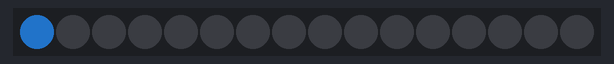
Simulated run of this sketch. Board: ESP32. On the bench: 16 RGB LEDs in strip order, left to right. Dim RGB values are drawn brighter than linear; random numbers use the default seed unless the sketch sets one.

Above: at 0.07 s.
At 4.9 s:
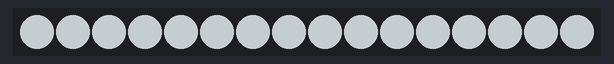
At 11.37 s:
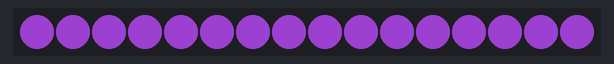
At 19.45 s:
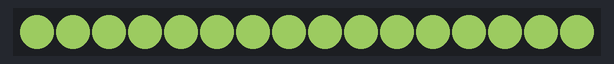
At 28.93 s:
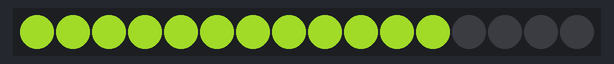
At 38.86 s:
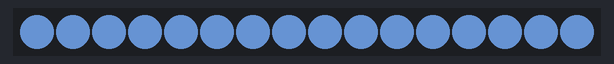

The sketch:

NeoPixel_Ghost.ino
```cpp
#include <Adafruit_NeoPixel.h>

#define PIN        25 // On Trinket or Gemma, suggest changing this to 1

// How many NeoPixels are attached to the Arduino?
#define NUMPIXELS 16 // Popular NeoPixel ring size


Adafruit_NeoPixel pixels(NUMPIXELS, PIN, NEO_GRB + NEO_KHZ800);

#define DELAYVAL 50

void setup() {


  pixels.begin(); // INITIALIZE NeoPixel strip object (REQUIRED)
}


void loop() {
  pixels.clear();

  int r = random(10,150);
  int g = random(10,150);
  int b = random(10,150);

  for(int i=0; i<NUMPIXELS; i++) {


    pixels.setPixelColor(i, pixels.Color(r, g, b));

    pixels.show();

    delay(DELAYVAL);
  }
}
```
